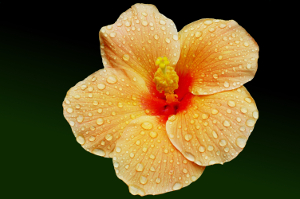
%> input picture flower.jpg, 300 x 199 px
$ octave --eval "result = mrf_flower('flower.jpg');"   (GNU Octave 9; MATLAB toolbox functions it lacks are replaced by stand-ins)
%> lines starting %> are read from the running program, lines starting %| are printed output that depends on the picture; in (x1, y1, x2, y2) boxes, pixels count from 0 and x2, y2 are one past the last pixel; in counts of white or black regions, pixels touching at a corner belong together; the program's own positions count from 1
function  output = mrf_flower( path )
%> called with path = 'flower.jpg'
% karthik: given a image this asks for foreground and then does bg subtraction
% based on mrf belief propagation

% yi be the RGB values of the image
% xi be the classification {0, 1} i.e. 1 meaning its the foreground
% We need to compute the joint distribution
% p({x}, {y}) = 1/z prod_ij(psi_ij(xi, xj)) prod_i(phi_i(xi, yi))
% psi_ij -> compatibility function will call pairwise(i, j)
% phi_i -> joint compatibility function unary(i)

% Define functions pairwise(i, j)
% For pairwise each of the pixel has 4 neighbours so lets have RXCX4
% matrix
% Define function unary(i)
% For unary term there is value for each pixel so lets have a mat RXC

% First load the image
[I,map] = imread(path);
%> I is the input picture: size 199x300x3 uint8; mean R, G, B 100.3, 83.5, 36.8
%> map = []
I = double(I);
%> I: size 199x300x3 double
r = size(I, 1);
%> r = 199
c = size(I, 2);
%> c = 300

L = zeros(r, c);

 % Set a fg rgb value
fg = [230;173;84];
bg = [8;31;3];

%Initialize the belief of all the pixels
belM_f = zeros(r, c,2);
%belM_b = zeros(r, c);
%Each pixel will have a 2-by-1 node potenntial which will be derived from
%observation
unaryM = 0.5*ones(r, c,2);
%Each edge potential will be a 2*2 matrix
pairM = 0.5*ones(r, c, 4, 2,2);

 prev_messageM = ones(r, c, 5, 2);
 messageM = ones(r, c, 5, 2);
% msgM = ones(r, c, 5);

 change = ones(r, c);

 % update unary Potential based on the RGB values
 [unaryM, L] = updateUnary(unaryM, I, fg, bg, L);
%  x= [1:300];
%  y = [1:199];
% [X,Y] = meshgrid(x,y);
  figure(1)
%  map=colormap(map);
%  h=pcolor(X,Y,L);
%  set(h, 'EdgeColor', 'none');
%  axis ij
 h=imshow(L,map);
 set(gca,'clim',[0 1]);


 pairM = updateBinary(pairM, unaryM, L);

 %Loop untill belief doesn't change
 count =1;

 while(size(size(change~=0))~=0)
   prev_B = belM_f;
    for i=2:r-1
        for j=2:c-1
             %Send message on each edge of a pixel
             %update the messageM(i, j)

            %For foreground
             % For target i, j message coming from left->node
            messageM(i, j, 2, :) = reshape(pairM(i, j-1, 1, :,:),2,2)*(reshape(unaryM(i, j-1, :),2,1).*reshape(prev_messageM(i, j-1, 1, :),2,1).*reshape(prev_messageM(i, j-1, 3, :),2,1).*reshape(prev_messageM(i, j-1, 4, :),2,1));
             % For target i, j message coming from right->node
            messageM(i, j, 1,:) = reshape(pairM(i, j+1, 2, :,:),2,2)*(reshape(unaryM(i, j+1, :),2,1).*reshape(prev_messageM(i, j+1, 2, :),2,1).*reshape(prev_messageM(i, j+1, 3, :),2,1).*reshape(prev_messageM(i, j+1, 4, :),2,1));
            % For target i, j message coming from up->node
            messageM(i, j, 4, :) = reshape(pairM(i-1, j, 3, :,:),2,2)*(reshape(unaryM(i-1, j, :),2,1).*reshape(prev_messageM(i-1, j, 1, :),2,1).*reshape(prev_messageM(i-1, j, 2, :),2,1).*reshape(prev_messageM(i-1, j, 3, :),2,1));
            % For target i, j message coming from down->node
            messageM(i, j, 3, :) = reshape(pairM(i+1, j, 4, :,:),2,2)*(reshape(unaryM(i+1, j, :),2,1).*reshape(prev_messageM(i+1, j, 1, :),2,1).*reshape(prev_messageM(i+1, j, 2, :),2,1).*reshape(prev_messageM(i+1, j, 4, :),2,1));
            % [16 lines of commented-out code are left out]
        end
    end
    k=1;
   for i=1:r
       for j=1:c

         if (belM_f(i,j,1) > 0.7)
               continue;
          else
           %update the belM(i, j)
           %belM_f(i, j) = unaryM(i, j, 1)*messageM(i, j, 1, 1)*messageM(i, j, 2, 1)*messageM(i, j, 3, 1)*messageM(i, j, 4, 1);
           %belM_b(i, j) = unaryM(i, j, 2)*messageM(i, j, 1, 2)*messageM(i, j, 2, 2)*messageM(i, j, 3, 2)*messageM(i, j, 4, 2);
           belM_f(i, j,:) = reshape(unaryM(i, j, :),2,1).*reshape(messageM(i, j, 1, :),2,1).*reshape(messageM(i, j, 2, :),2,1).*reshape(messageM(i, j, 3, :),2,1).*reshape(messageM(i, j, 4, :),2,1);
          % belM_b(i, j) = unaryM(i, j, 2)*msgM(i, j, 1)*msgM(i, j, 2)*msgM(i, j, 3)*msgM(i, j, 4);

           Nor = belM_f(i, j,1) + belM_f(i, j,2);
           belM_f(i, j,:) = belM_f(i, j,:)/Nor;
          % belM_b(i, j) = belM_b(i, j,2)/Nor;

           product(k)= belM_f(i,j,1)*belM_f(i,j,2);
           k=k+1;
         end
       end
   end
    prev_messageM = messageM;
    next_B = belM_f;
    change = abs(next_B - prev_B);
    temp_image = belM_f(:,:,1);
    set(h,'cdata',temp_image);
%     axis ij
    if (length(find(product))==0)
      title('Model converged');
      break;
    end
    title(['Iteration :',num2str(count)]);
    %imshow(temp_image);
    count = count+1
    pause(0.5);

 end

 end

function [unaryM, L] = updateUnary(M, I, fg, bg, L)
%> called with fg = [230; 173; 84], bg = [8; 31; 3]
    % Assume a variance for the prob generation
    sigma1 = 0.1;
    sigma2 = 0.5;
    for i=1:size(M, 1)
        for j=1:size(M, 2)
            M(i, j,1) = exp(-dist(I(i, j, :), fg)/2*sigma1^2)  ;
            M(i, j,2) = exp(-dist(I(i, j, :), bg)/2*sigma2^2) ;
            if(M(i, j,1)>0.35)
%                 disp('yes');
                L(i, j)=1;
% [6 lines of commented-out code are left out]
            end
                M(i, j,:)=M(i, j,:)/(M(i, j,1)+M(i, j,2));

        end
    end
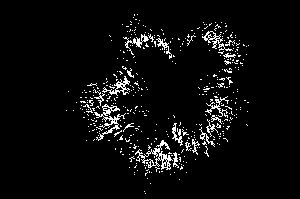
%> L: size 199x300 double; values 0 (black) and 1 (white), 4.7% white in thin lines or dots, all inside (x1, y1, x2, y2) = (66, 14, 249, 194)
    unaryM = M;

end

function pairM = updateBinary(M, U, L)
    %Giving weights because of the potentials
    ws = [0.7 0.3;0.3 0.7];
    wd = [0.3 0.7;0.7 0.3];

    for i=2:size(U, 1)-1
        for j=2:size(U, 2)-1
            %left
            if(L(i, j)==L(i, j-1)) %Same label
                M(i, j, 1, :,:) = ws;%U(i, j, 1)*ws;
            else
                M(i, j, 1, :,:) = wd;%U(i, j, 1)*wd;
            end
            %right
            if(L(i, j)==L(i, j+1)) %Same label
                M(i, j, 2, :,:) = ws;%U(i, j, 1)*ws;
            else
                M(i, j, 2, :,:) = wd;%U(i, j, 1)*wd;
            end
            %up
            if(L(i, j)==L(i-1, j)) %Same label
                M(i, j, 3, :,:) = ws;%U(i, j, 1)*ws;
            else
                M(i, j, 3, :,:) = wd;%U(i, j, 1)*wd;
            end
            %down
            if(L(i, j)==L(i+1, j)) %Same label
                M(i, j, 4, :,:) = ws;%U(i, j, 1)*ws;
            else
                M(i, j, 4, :,:) = wd;%U(i, j, 1)*wd;
            end
        end
    end
    pairM = M;

 end


function d = dist(A, B)
     d = ((A(:, :, 1)-B(1, 1))^2 + (A(:, :, 2)-B(2, 1))^2 +(A(:, :, 3)-B(3, 1))^2);
 end
%> (the run ends here)
